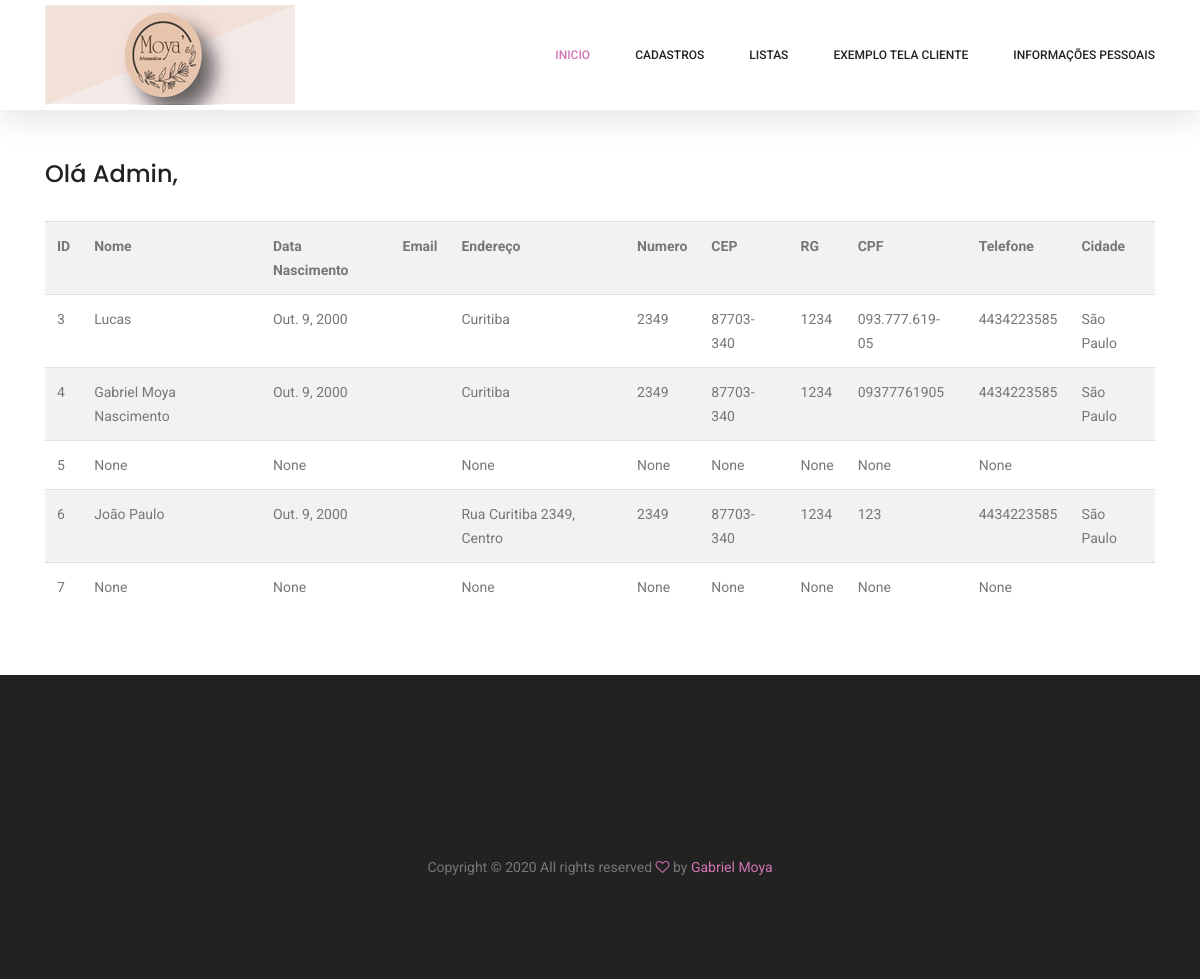
Screenshot of /adm/listar/pessoas/ (signed in) with the database file from the repository.
### cadastros/models.py (models this page shows, shortened)
class Pessoa(models.Model):
    nome = models.CharField(max_length=50, verbose_name="Qual seu nome?", help_text="Digite seu nome completo", null=True)
    nascimento = models.DateField(verbose_name='data de nascimento', null=True)
    endereco = models.CharField(max_length=100, null=True)
    numero = models.CharField(max_length=10, verbose_name="Número", null=True)
    cep = models.CharField(max_length=25, null=True)
    rg = models.CharField(max_length=25, null=True)
    cpf = models.CharField(max_length=25, null=True)
    telefone = models.CharField(max_length=25, null=True)
    cidade = models.ForeignKey(Cidade, on_delete=models.PROTECT, null=True)
    usuario = models.OneToOneField(User, on_delete=models.PROTECT)

class Cidade(models.Model):
    nome = models.CharField(max_length=50)
    estado = models.ForeignKey(Estado, on_delete=models.PROTECT)

### cadastros/views.py (the view)
# urls.py: path('adm/listar/pessoas/', PessoaList.as_view(), name="listar-pessoas"),
class PessoaList(LoginRequiredMixin, ListView):
    model = Pessoa
    template_name = 'cadastros/listar_pessoas.html'
    login_url = reverse_lazy('login')
    def get_queryset(self):
        self.object_list = Pessoa.objects.all()
        return self.object_list

### cadastros/templates/cadastros/listar_pessoas.html
{% extends 'cadastros/formulario.html' %}
{% load crispy_forms_tags %}
{% block conteudo %}
<div class="container mt-5 py-5">
    <div class="row pt-5 mt-3">
        <div class="col-lg">
            {% if request.user.groups.all.0.name == "Administrador" %}
            <h3>Olá Admin,</h3><br>
            {% else %}
            <h3>Olá Funcionário,</h3><br>
            {% endif %}
            <table class="table table-striped">
                <tr>
                    <th>ID</th>
                    <th>Nome</th>
                    <th>Data Nascimento</th>
                    <th>Email</th>
                    <th>Endereço</th>
                    <th>Numero</th>
                    <th>CEP</th>
                    <th>RG</th>
                    <th>CPF</th>
                    <th>Telefone</th>
                    <th>Cidade</th>
                </tr>
                {% for pessoa in object_list %}
                <tr>
                    <td>{{pessoa.pk}}</td>
                    <td>{{pessoa.nome}}</td>
                    <td>{{pessoa.nascimento}}</td>
                    <td>{{pessoa.email}}</td>
                    <td>{{pessoa.endereco}}</td>
                    <td>{{pessoa.numero}}</td>
                    <td>{{pessoa.cep}}</td>
                    <td>{{pessoa.rg}}</td>
                    <td>{{pessoa.cpf}}</td>
                    <td>{{pessoa.telefone}}</td>
                    <td>{{pessoa.cidade.nome}}</td>
                </tr>
                {% empty %}
                <tr>
                    <td colspan="3">Nenhuma pessoa cadastrada!</td>
                </tr>
                {% endfor %}
            </table>
        </div>
    </div>
</div>
{% endblock %}

### rows the page displays
Pessoa: pk "3", nome "Lucas", nascimento "Out. 9, 2000", endereco "Curitiba", numero "2349", cep "87703-340", rg "1234", cpf "093.777.619-05", telefone "4434223585", cidade.nome "São Paulo"
Pessoa: pk "4", nome "Gabriel Moya Nascimento", nascimento "Out. 9, 2000", endereco "Curitiba", numero "2349", cep "87703-340", rg "1234", cpf "09377761905", telefone "4434223585", cidade.nome "São Paulo"
Pessoa: pk "5", nome "None", nascimento "None", endereco "None", numero "None", cep "None", rg "None", cpf "None", telefone "None"
Pessoa: pk "6", nome "João Paulo", nascimento "Out. 9, 2000", endereco "Rua Curitiba 2349, Centro", numero "2349", cep "87703-340", rg "1234", cpf "123", telefone "4434223585", cidade.nome "São Paulo"
Pessoa: pk "7", nome "None", nascimento "None", endereco "None", numero "None", cep "None", rg "None", cpf "None", telefone "None"
